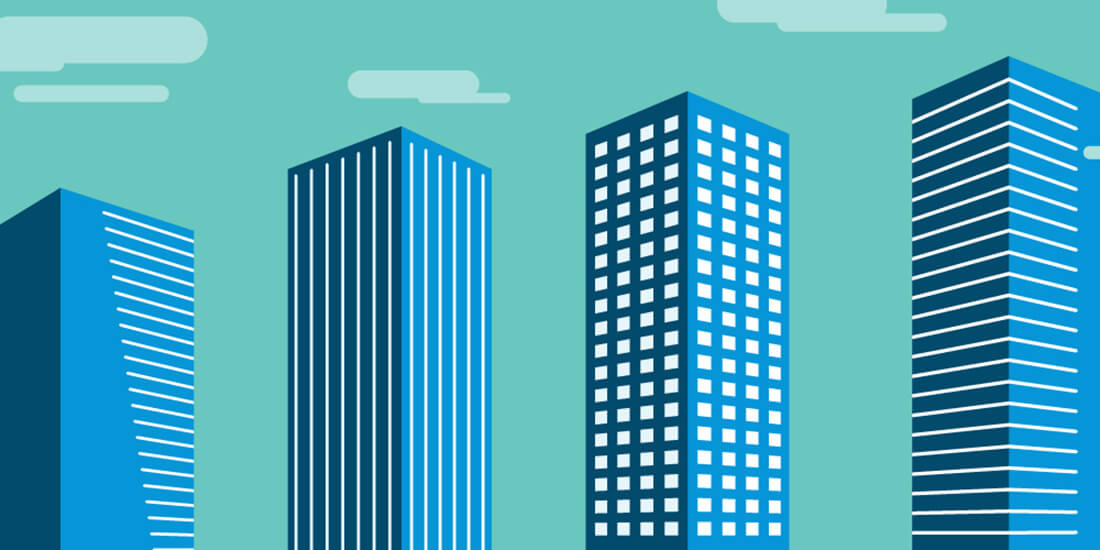
#> input picture ex1/buildings.jpeg, 1100 x 550 px
$ python deform_image.py buildings.jpeg
#> lines starting #> are read from the running program, lines starting #| are printed output that depends on the picture; after the words box and inside, x2 and y2 are one past the last pixel; in counts of white or black regions, pixels touching at a corner belong together
import cv2 as cv
import sys

try:
    imageFile = sys.argv[1]
except IndexError:
    raise SystemExit(f"usage: {sys.argv[0]} <name_of_image_file>")

image = cv.imread(imageFile)
#> image is the input picture: shape (550, 1100, 3); mean B, G, R 186.6, 166.5, 76.7
nearestImage = cv.imread(imageFile)
biLinearImage = cv.imread(imageFile)
cubicImage = cv.imread(imageFile)

# Extracting the height and width of an image
rows, cols, _ = image.shape
#> rows = 550; cols = 1100

window_name = 'Image'
window_name1 = 'nearest'
window_name2 = 'bi-linear'
window_name3 = 'cubic'

# colors in BGR
yellowColor = (0, 255, 255)
blackColor = (0, 0, 0)

# Line thickness of 3px
line_thickness = 3

text_thickness = 1

# Font for instruction text
font = cv.FONT_HERSHEY_DUPLEX
fontScale = 1

# text origin
textOrigin = (10, 100)

firstInstructionText = "Please place a working rectangle of interest, press 'c' to cont."
secondInstructionText = "Bend the middle line to the right/left, press 'c' to continue"


# Defining the event listener (callback function)
# [44 lines left out: function drag_selection, not called in this run]


def calc_nearest_neighbor_interpolation(row, col, x_original):
    nearestImage[row][col] = image[row][int(x_original + 0.5)]


# [72 lines left out: functions calc_bi_linear_interpolation, calc_cubic_interpolation, shape_selection, not called in this run]


# Step 1 - Ask the user to select a ROIc
# Displaying a Text on the image
while 1:
    cv.putText(image, firstInstructionText, textOrigin, font, fontScale, blackColor, text_thickness, cv.LINE_AA)
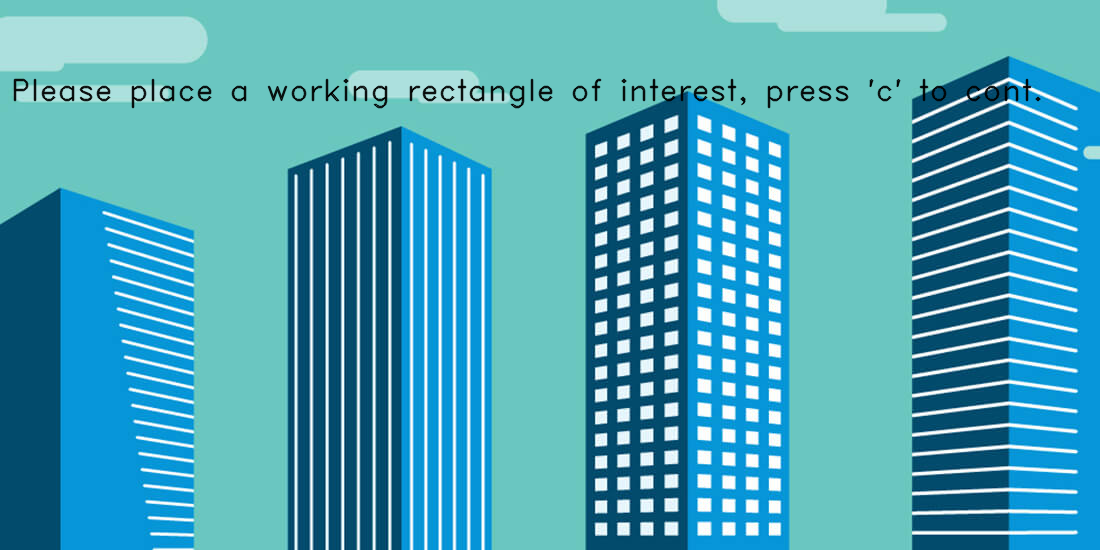
#> image: shape (550, 1100, 3); 1.21% of pixels changed, all inside (x1, y1, x2, y2) = (13, 78, 1041, 109)
    cv.imshow(window_name, image)

    keyPressed = cv.waitKey(1) & 0xFF
#> (key q is pressed here)
    # press 'c' to continue
    if keyPressed == ord('c'):
        break
    # press 'q' to exit
    if keyPressed == ord('q'):
        exit()
#> (the program exits here)
